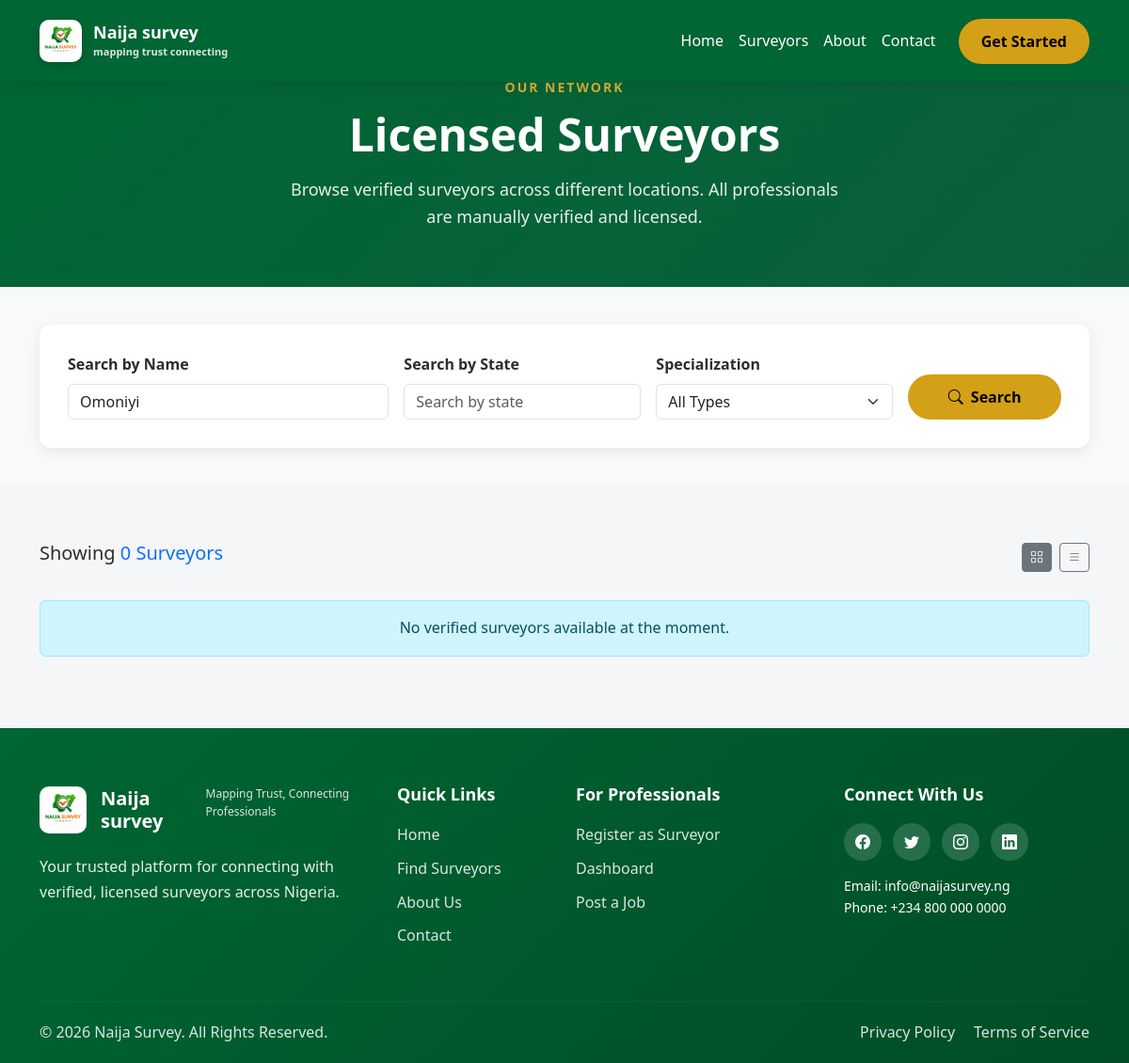
Page /surveyor-listing.php?name=Omoniyi on the earlier database version.
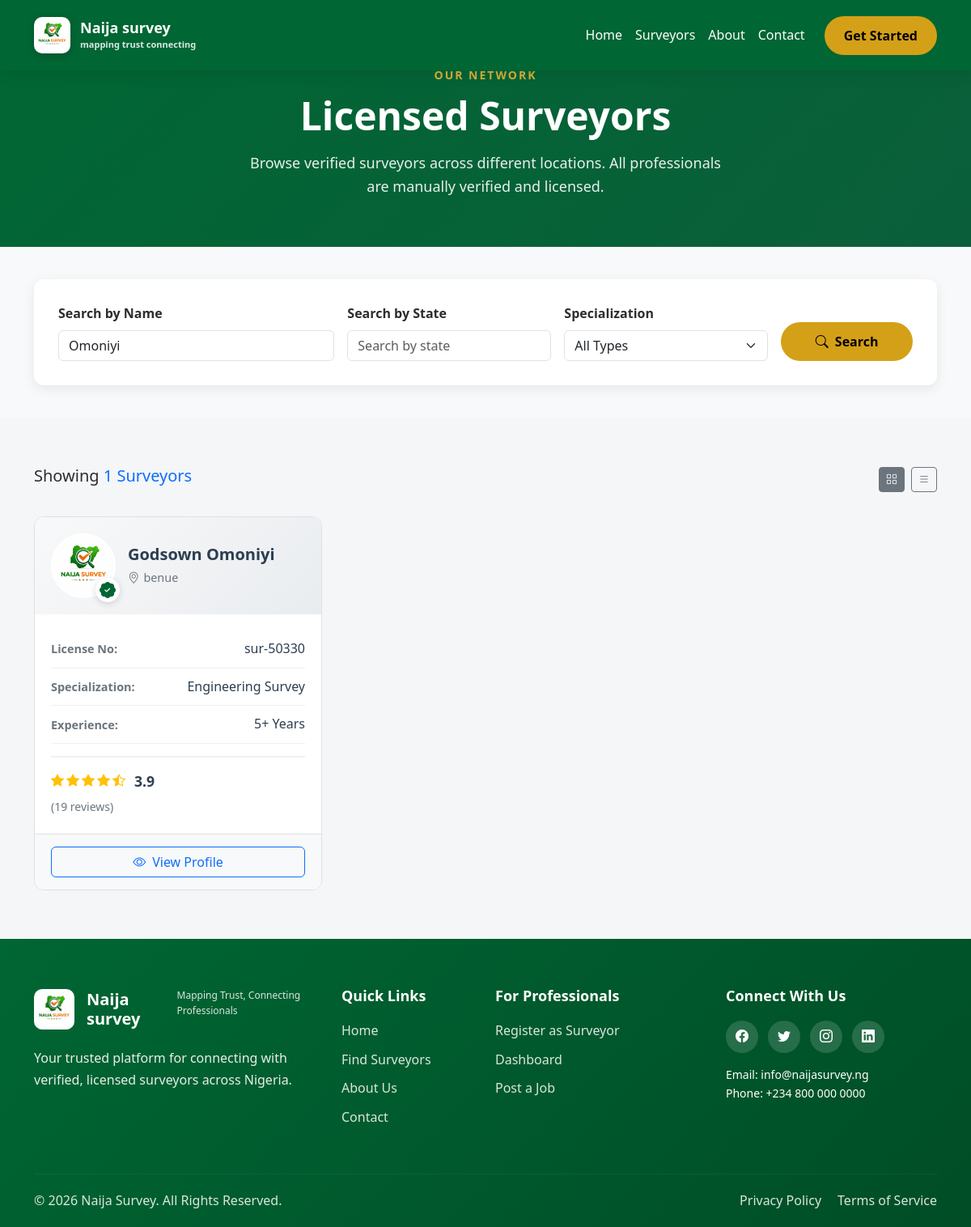
Same page on the later database version.
### tables this page shows
CREATE TABLE IF NOT EXISTS `surveyors_profile` (
  `id` int NOT NULL AUTO_INCREMENT,
  `account_id` int NOT NULL,
  `first_name` varchar(100) NOT NULL,
  `surname` varchar(100) NOT NULL,
  `other_names` varchar(100) DEFAULT NULL,
  `phone_number` varchar(20) NOT NULL,
  `whatsapp_number` varchar(20) NOT NULL,
  `years_of_experience` int NOT NULL,
  `bio` text NOT NULL,
  `state` varchar(100) NOT NULL,
  `lga` varchar(100) NOT NULL,
  `address` text NOT NULL,
  `profile_image` varchar(255) NOT NULL,
  `id_type` varchar(50) NOT NULL,
  `id_document` varchar(255) NOT NULL,
  `surcon_number` varchar(50) NOT NULL,
  `specialization` enum('Land & Boundary Survey','Engineering Survey','Topographic Survey','Cadastral Survey','Hydrographic Survey','GIS Survey') NOT NULL,
  `verification_status` enum('pending','verified','rejected') NOT NULL DEFAULT 'pending',
  `verified_at` datetime NOT NULL DEFAULT CURRENT_TIMESTAMP,
  `created_at` datetime NOT NULL DEFAULT CURRENT_TIMESTAMP,
  `updated_at` datetime NOT NULL DEFAULT CURRENT_TIMESTAMP ON UPDATE CURRENT_TIMESTAMP,
  `rating` decimal(2,1) NOT NULL DEFAULT '0.0',
  `reviews_count` int NOT NULL DEFAULT '0',
  PRIMARY KEY (`id`),
  KEY `fk_surveyor_user` (`account_id`)
);

### surveyor-listing.php (the view, shortened to what this page needs)
<?php
require_once "config/db-connect.php";
$name = trim($_GET['name'] ?? '');
$page  = isset($_GET['page']) && is_numeric($_GET['page']) ? (int)$_GET['page'] : 1;
$limit = 6;
$offset = ($page - 1) * $limit;
$sql = "
    SELECT *
    FROM surveyors_profile
    WHERE verification_status = 'verified'
";
$params = [];
if (!empty($name)) {
    $sql .= " AND CONCAT(first_name, ' ', surname) LIKE ?";
    $params[] = "%$name%";
}
$sql .= " ORDER BY rating DESC LIMIT $limit OFFSET $offset";
$stmt = $pdo->prepare($sql);
$stmt->execute($params);
$surveyors = $stmt->fetchAll(PDO::FETCH_ASSOC);
?>
<!DOCTYPE html>
<html lang="en">
<head>
  <link href="https://cdn.jsdelivr.net/npm/bootstrap@5.3.2/dist/css/bootstrap.min.css" rel="stylesheet">
  <link rel="stylesheet" href="assets/css/style.css">
</head>
<body>
  <?php include "components/header.php"; ?>
  <section class="page-header-section">
    <div class="container">
      <div class="row align-items-center">
        <div class="col-lg-8 mx-auto text-center">
          <span class="section-subtitle">Our Network</span>
          <h1 class="page-header-title">Licensed Surveyors</h1>
          <p class="page-header-desc">Browse verified surveyors across different locations. All professionals are manually verified and licensed.</p>
        </div>
      </div>
    </div>
  </section>
  <section class="search-filter-section">
    <div class="container">
      <div class="search-filter-card">
        <div class="row g-3 align-items-end">
          <form method="GET" action="">
              <div class="row g-3 align-items-end">
                <div class="col-lg-4 col-md-6">
                  <label class="form-label fw-semibold">Search by Name</label>
                  <input
                    type="text"
                    name="name"
                    class="form-control"
                    placeholder="Enter surveyor name..."
                    value="<?php echo $_GET['name'] ?? ''; ?>">
                </div>
                <div class="col-lg-3 col-md-6">
                  <label class="form-label fw-semibold">Search by State</label>
                  <input
                    type="text"
                    name="state"
                    class="form-control"
                    placeholder="Search by state"
                    value="<?php echo $_GET['state'] ?? ''; ?>">
                </div>
                <div class="col-lg-3 col-md-6">
                  <label class="form-label fw-semibold">Specialization</label>
                  <select name="specialization" class="form-select">
                    <option value="">All Types</option>
                  </select>
                </div>
                <div class="col-lg-2 col-md-6">
                  <button class="btn btn-gold w-100">
                    <i class="bi bi-search me-2"></i>Search
                  </button>
                </div>
              </div>
            </form>
        </div>
      </div>
    </div>
  </section>
  <section class="surveyors-list-section">
    <div class="container">
      <div class="results-header">
        <h5>Showing <span class="text-primary"><?php echo count($surveyors); ?> Surveyors</span></h5>
        <div class="view-toggle">
          <button class="btn btn-sm btn-outline-secondary active">
            <i class="bi bi-grid"></i>
          </button>
          <button class="btn btn-sm btn-outline-secondary">
            <i class="bi bi-list"></i>
          </button>
        </div>
      </div>
      <div class="row g-4">
        <?php if (empty($surveyors)): ?>
          <div class="col-12">
            <div class="alert alert-info text-center">
              No verified surveyors available at the moment.
            </div>
          </div>
        <?php else: ?>
          <?php foreach ($surveyors as $surveyor): ?>
            <div class="col-lg-4 col-md-6">
              <div class="surveyor-card-listing">
                <div class="surveyor-card-header">
                  <div class="surveyor-avatar-wrapper">
                    <img src="uploads/profile_images/<?php echo htmlspecialchars($surveyor['profile_image']); ?>"
                        class="surveyor-avatar-img"
                        alt="Surveyor">
                    <?php if ($surveyor['verification_status'] === 'verified'): ?>
                      <span class="verified-badge-overlay">
                        <i class="bi bi-patch-check-fill"></i>
                      </span>
                    <?php endif; ?>
                  </div>
                  <div class="surveyor-header-info">
                    <h5><?php echo htmlspecialchars($surveyor['first_name'] . ' ' . $surveyor['surname']); ?></h5>
                    <p class="location-text">
                      <i class="bi bi-geo-alt"></i>
                      <?php echo htmlspecialchars($surveyor['state']); ?>
                    </p>
                  </div>
                </div>
                <div class="surveyor-card-body">
                  <div class="info-row">
                    <span class="info-label">License No:</span>
                    <span class="info-value"><?php echo htmlspecialchars($surveyor['surcon_number']); ?></span>
                  </div>
                  <div class="info-row">
                    <span class="info-label">Specialization:</span>
                    <span class="info-value"><?php echo htmlspecialchars($surveyor['specialization']); ?></span>
                  </div>
                  <div class="info-row">
                    <span class="info-label">Experience:</span>
                    <span class="info-value">
                      <?php echo (int)$surveyor['years_of_experience']; ?>+ Years
                    </span>
                  </div>
                  <div class="rating-reviews">
                    <div class="rating-stars">
                      <i class="bi bi-star-fill text-warning"></i>
                      <i class="bi bi-star-fill text-warning"></i>
                      <i class="bi bi-star-fill text-warning"></i>
                      <i class="bi bi-star-fill text-warning"></i>
                      <i class="bi bi-star-half text-warning"></i>
                      <span class="rating-number"><?php echo $surveyor['rating']; ?></span>
                    </div>
                    <span class="reviews-count">
                      (<?php echo (int)$surveyor['reviews_count']; ?> reviews)
                    </span>
                  </div>
                </div>
                <div class="surveyor-card-footer">
                  <a href="surveyor-details.php?id=<?php echo $surveyor['id']; ?>"
                    class="btn btn-outline-primary w-100">
                    <i class="bi bi-eye me-2"></i>View Profile
                  </a>
                </div>
              </div>
            </div>
          <?php endforeach; ?>
        <?php endif; ?>
      </div>
    </div>
  </section>
  <?php include "components/footer.php"; ?>
</body>
</html>

### components/header.php (shortened to what this page needs)
<nav class="navbar navbar-expand-lg fixed-top">
    <div class="container">
        <a class="navbar-brand" href="index.php">
            <img src="assets/images/logo.png" alt="Logo">
            <div class="brand-text">
                <span class="brand-name">Naija survey</span>
                <span class="brand-tagline">mapping trust connecting</span>
            </div>
        </a>
        <div class="collapse navbar-collapse" id="navbarSupportedContent">
            <ul class="navbar-nav ms-auto align-items-lg-center">
                <li class="nav-item">
                    <a class="nav-link" href="index.php">Home</a>
                </li>
                <li class="nav-item">
                    <a class="nav-link" href="surveyor-listing.php">Surveyors</a>
                </li>
                <li class="nav-item">
                    <a class="nav-link" href="about.php">About</a>
                </li>
                <li class="nav-item">
                    <a class="nav-link" href="contact.php">Contact</a>
                </li>
                <?php if (isset($_SESSION['id'])): ?>
                    <li class="nav-item ms-lg-3 mt-3 mt-lg-0">
                        <a class="btn btn-gold w-100 w-lg-auto px-4" href="includes/logout.php">Logout</a>
                    </li>
                <?php else: ?>
                    <li class="nav-item ms-lg-3 mt-3 mt-lg-0">
                        <a class="btn btn-gold w-100 w-lg-auto px-4" href="register.php">Get Started</a>
                    </li>
                <?php endif; ?>
            </ul>
        </div>
    </div>
</nav>

### components/footer.php (shortened to what this page needs)
<?php
$dashboardLink = "login.php";
?>
<footer class="footer">
    <div class="container">
        <div class="row g-4">
            <div class="col-lg-4 col-md-6">
                <div class="footer-brand">
                    <img src="assets/images/logo.png" alt="Logo" class="footer-logo">
                    <h5>Naija survey</h5>
                    <p class="footer-tagline">Mapping Trust, Connecting Professionals</p>
                </div>
                <p class="footer-desc">Your trusted platform for connecting with verified, licensed surveyors across Nigeria.</p>
            </div>
            <div class="col-lg-2 col-md-6">
                <h6 class="footer-title">Quick Links</h6>
                <ul class="footer-links">
                    <li><a href="index.php">Home</a></li>
                    <li><a href="surveyor-listing.php">Find Surveyors</a></li>
                    <li><a href="about.php">About Us</a></li>
                    <li><a href="contact.php">Contact</a></li>
                </ul>
            </div>
            <div class="col-lg-3 col-md-6">
                <h6 class="footer-title">For Professionals</h6>
                <ul class="footer-links">
                    <li><a href="register.php">Register as Surveyor</a></li>
                    <li><a href="<?php echo $dashboardLink; ?>">Dashboard</a></li>
                    <li><a href="post-job-public.php">Post a Job</a></li>
                </ul>
            </div>
            <div class="col-lg-3 col-md-6">
                <h6 class="footer-title">Connect With Us</h6>
                <div class="social-links">
                    <a href="#" class="social-link"><i class="bi bi-facebook"></i></a>
                    <a href="#" class="social-link"><i class="bi bi-twitter"></i></a>
                    <a href="#" class="social-link"><i class="bi bi-instagram"></i></a>
                    <a href="#" class="social-link"><i class="bi bi-linkedin"></i></a>
                </div>
                <p class="mt-3 small">Email: info@naijasurvey.ng<br>Phone: +234 800 000 0000</p>
            </div>
        </div>
        <hr class="footer-divider">
        <div class="footer-bottom">
            <p>&copy; <?php echo date("Y"); ?> Naija Survey. All Rights Reserved.</p>
            <div class="footer-bottom-links">
                <a href="#">Privacy Policy</a>
                <a href="#">Terms of Service</a>
            </div>
        </div>
    </div>
</footer>
<link rel="stylesheet" href="https://cdn.jsdelivr.net/npm/bootstrap-icons@1.11.1/font/bootstrap-icons.css">
</body>
</html>

Differences in the rows shown:
added surveyors_profile: profile_image (picture), verification_status "verified" (drawn), first_name+surname "Godsown Omoniyi", state "benue", surcon_number "sur-50330", specialization "Engineering Survey", years_of_experience "5", rating "3.9", reviews_count "19"
Other differences:
count($surveyors): "0" → "1"
text no longer shown: "No verified surveyors available at the moment."
